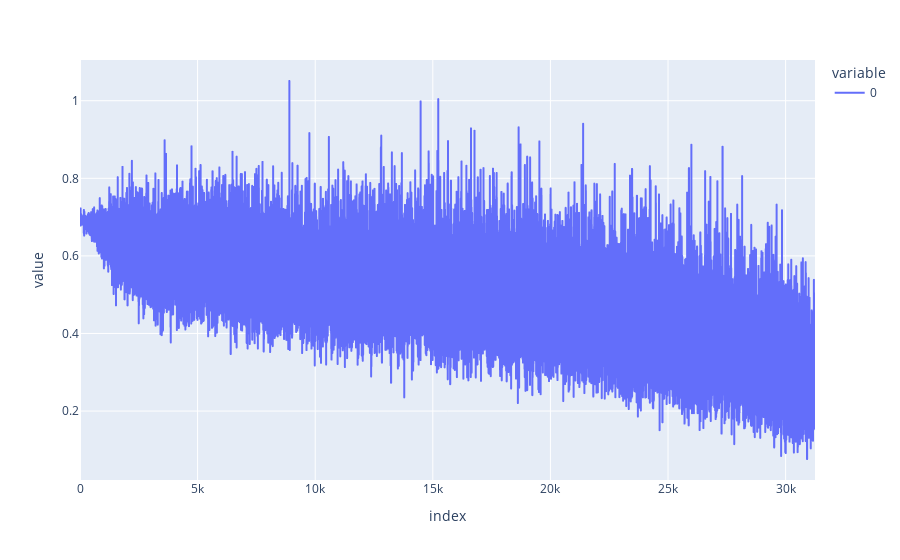

The code cell stored with this chart in its notebook:
### Code cell
import plotly.express as px 
px.line(losses, log_x=False, log_y=False)

### Figure 1 — Plotly figure (JSON) as saved in the notebook; plotly's stock layout.template omitted (floating-point values rounded to 4 significant figures; data arrays with more than 128 entries replaced by an {"elided": "..."} marker saying what was removed)
{"data": [{"hovertemplate": "variable=0<br>index=%{x}<br>value=%{y}<extra></extra>", "legendgroup": "0", "line": {"color": "#636efa", "dash": "solid"}, "marker": {"symbol": "circle"}, "mode": "lines", "name": "0", "showlegend": true, "type": "scattergl", "x": {"elided": "31250 int values"}, "xaxis": "x", "y": {"elided": "31250 float values"}, "yaxis": "y"}], "layout": {"legend": {"title": {"text": "variable"}, "tracegroupgap": 0}, "margin": {"t": 60}, "xaxis": {"anchor": "y", "domain": [0, 1], "title": {"text": "index"}}, "yaxis": {"anchor": "x", "domain": [0, 1], "title": {"text": "value"}}}}
